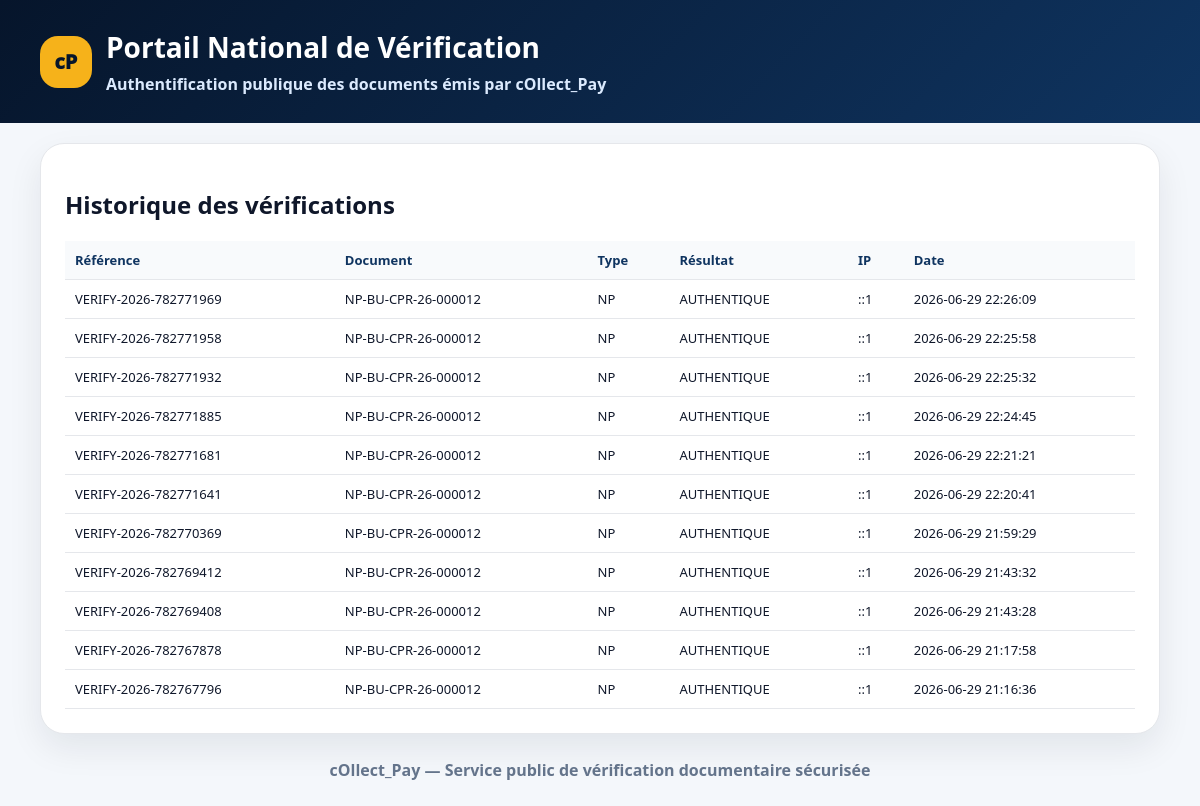
The page /verification/historique.php (signed in) on the database its author committed.
### tables this page shows
CREATE TABLE `verification_logs` (
  `id` int(11) NOT NULL,
  `reference_verification` varchar(80) NOT NULL,
  `type_document` varchar(30) DEFAULT NULL,
  `numero_document` varchar(120) DEFAULT NULL,
  `resultat` enum('AUTHENTIQUE','NON_TROUVE') NOT NULL,
  `ip_address` varchar(80) DEFAULT NULL,
  `user_agent` text DEFAULT NULL,
  `created_at` timestamp NOT NULL DEFAULT current_timestamp()
);

### verification/common.php (called while the page is built, shortened)
<?php
function vSafe($v){ return htmlspecialchars((string)($v ?? ''), ENT_QUOTES, 'UTF-8'); }
?>

### verification/historique.php (the view, shortened to what this page needs)
<?php
$page_title="Historique vérifications"; require_once __DIR__."/header.php";
$rows=[]; try{ vCreateLog($pdo); $rows=$pdo->query("SELECT * FROM verification_logs ORDER BY id DESC LIMIT 500")->fetchAll(PDO::FETCH_ASSOC); }catch(Throwable $e){}
?>
<div class="card"><h2>Historique des vérifications</h2><table class="table"><tr><th>Référence</th><th>Document</th><th>Type</th><th>Résultat</th><th>IP</th><th>Date</th></tr><?php foreach($rows as $r): ?><tr><td><?= vSafe($r['reference_verification']??'-') ?></td><td><?= vSafe($r['numero_document']??'-') ?></td><td><?= vSafe($r['type_document']??'-') ?></td><td><?= vSafe($r['resultat']??'-') ?></td><td><?= vSafe($r['ip_address']??'-') ?></td><td><?= vSafe($r['created_at']??'-') ?></td></tr><?php endforeach; ?><?php if(empty($rows)): ?><tr><td colspan="6">Aucune vérification enregistrée.</td></tr><?php endif; ?></table></div>
<?php require_once __DIR__."/footer.php"; ?>

### verification/style.css (style rules this page uses)
* { box-sizing:border-box }
body { margin:0;background:#f4f7fb;font-family:Segoe UI,Arial,sans-serif;color:#0f172a }
.card { background:white;border:1px solid #e5e7eb;border-radius:24px;padding:24px;box-shadow:0 14px 34px rgba(15,23,42,.08);margin-top:20px }
.table { width:100%;border-collapse:collapse;margin-top:10px }
.table th,.table td { border-bottom:1px solid #e5e7eb;padding:10px;text-align:left;font-size:13px }
.table th { background:#f8fafc;color:#0f3460 }

### rows shown on the page
verification_logs: reference_verification "VERIFY-2026-782771969", numero_document "NP-BU-CPR-26-000012", type_document "NP", resultat "AUTHENTIQUE", ip_address "::1", created_at "2026-06-29 22:26:09"
verification_logs: reference_verification "VERIFY-2026-782771958", numero_document "NP-BU-CPR-26-000012", type_document "NP", resultat "AUTHENTIQUE", ip_address "::1", created_at "2026-06-29 22:25:58"
verification_logs: reference_verification "VERIFY-2026-782771932", numero_document "NP-BU-CPR-26-000012", type_document "NP", resultat "AUTHENTIQUE", ip_address "::1", created_at "2026-06-29 22:25:32"
verification_logs: reference_verification "VERIFY-2026-782771885", numero_document "NP-BU-CPR-26-000012", type_document "NP", resultat "AUTHENTIQUE", ip_address "::1", created_at "2026-06-29 22:24:45"
verification_logs: reference_verification "VERIFY-2026-782771681", numero_document "NP-BU-CPR-26-000012", type_document "NP", resultat "AUTHENTIQUE", ip_address "::1", created_at "2026-06-29 22:21:21"
verification_logs: reference_verification "VERIFY-2026-782771641", numero_document "NP-BU-CPR-26-000012", type_document "NP", resultat "AUTHENTIQUE", ip_address "::1", created_at "2026-06-29 22:20:41"
verification_logs: reference_verification "VERIFY-2026-782770369", numero_document "NP-BU-CPR-26-000012", type_document "NP", resultat "AUTHENTIQUE", ip_address "::1", created_at "2026-06-29 21:59:29"
verification_logs: reference_verification "VERIFY-2026-782769412", numero_document "NP-BU-CPR-26-000012", type_document "NP", resultat "AUTHENTIQUE", ip_address "::1", created_at "2026-06-29 21:43:32"
verification_logs: reference_verification "VERIFY-2026-782769408", numero_document "NP-BU-CPR-26-000012", type_document "NP", resultat "AUTHENTIQUE", ip_address "::1", created_at "2026-06-29 21:43:28"
verification_logs: reference_verification "VERIFY-2026-782767878", numero_document "NP-BU-CPR-26-000012", type_document "NP", resultat "AUTHENTIQUE", ip_address "::1", created_at "2026-06-29 21:17:58"
verification_logs: reference_verification "VERIFY-2026-782767796", numero_document "NP-BU-CPR-26-000012", type_document "NP", resultat "AUTHENTIQUE", ip_address "::1", created_at "2026-06-29 21:16:36"
